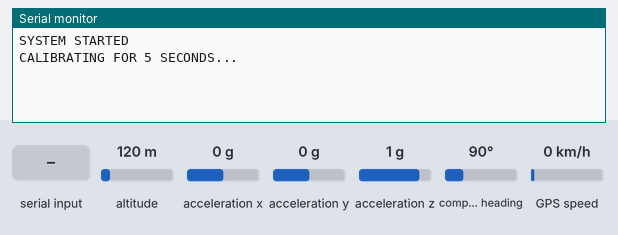
This sketch was run on a simulated ESP32. Shown: the last lines printed to the serial monitor. Wiring (inferred from the names in the program): MPU-6050 motion sensor at I2C address 0x68. The inputs (shaded band) are chosen by the test bench; at power-on: altitude 120 m, acceleration x 0 g, acceleration y 0 g, acceleration z 1 g, compass heading 90°, GPS speed 0 km/h. The GPS gets a fix after 3 s at 37.7749, -122.4194 with 8 satellites; nothing arrives over Bluetooth unless stated.

Above: at 1.2 s.
1.3 s: altitude set to 20 m
At 5.17 s:
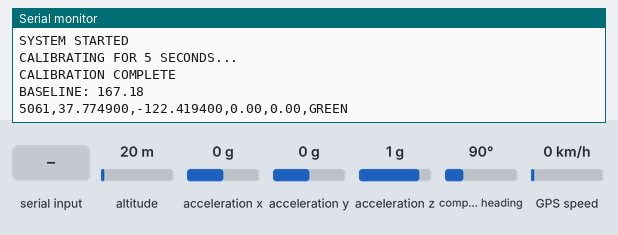
5.4 s: acceleration x set to -1.4 g
At 5.49 s:
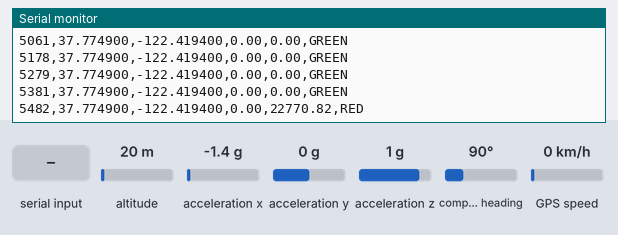
6.9 s: acceleration x set to -0.8 g
At 6.92 s:
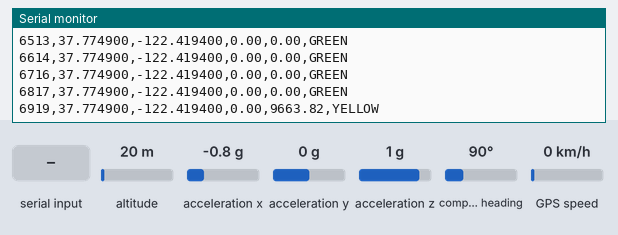
8.4 s: "1" received over the second serial link
At 9.41 s:
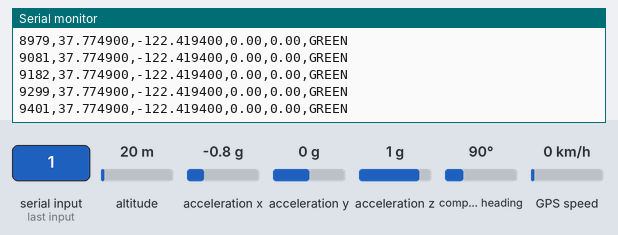
9.9 s: "0" received over the second serial link
At 10.54 s:
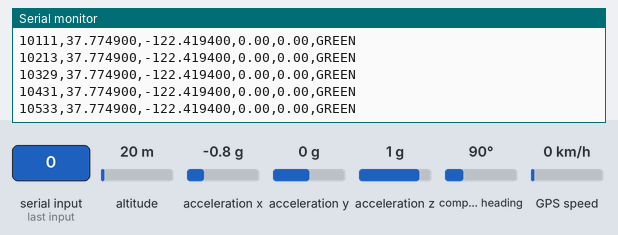
11.4 s: acceleration y set to -1.4 g
At 11.47 s:
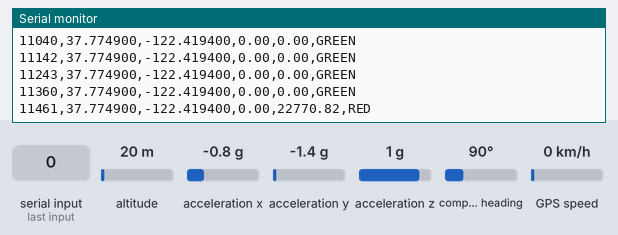
Timing chart, 0 to 13.9 s (numbered marks = the images above; inputs shaded):
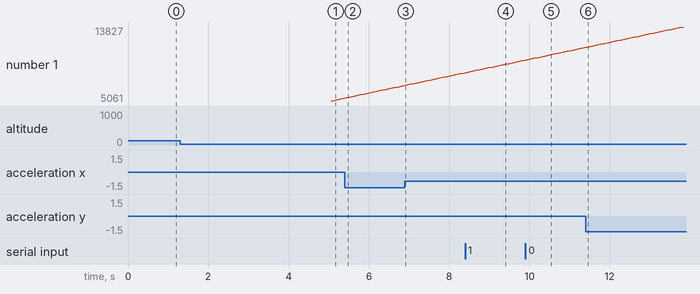

The sketch:

road_roughness.ino
```cpp
#include <Wire.h>
#include <TinyGPS++.h>
#include "BluetoothSerial.h"

BluetoothSerial SerialBT;
TinyGPSPlus gps;

HardwareSerial gpsSerial(2);

#define RXD2 16
#define TXD2 17

const int MPU = 0x68;

// Raw accel values
int16_t AcX, AcY, AcZ;

// Previous values
int16_t prevX = 0;
int16_t prevY = 0;
int16_t prevZ = 0;

// Current vibration
float vibrationDelta = 0;

// Baseline vibration
float baseline = 0;

// Effective vibration after calibration
float effectiveDelta = 0;

// Thresholds ABOVE baseline
const float GREEN_THRESHOLD = 7000;
const float YELLOW_THRESHOLD = 10000;

String roadClass = "GREEN";

// Calibration
bool calibrated = false;
unsigned long calibrationStart = 0;

float calibrationSum = 0;
int calibrationSamples = 0;

void setup() {

  Serial.begin(115200);

  SerialBT.begin("RoadSense_ESP32");

  Wire.begin(21, 22);

  gpsSerial.begin(9600, SERIAL_8N1, RXD2, TXD2);

  // Wake MPU6050
  Wire.beginTransmission(MPU);
  Wire.write(0x6B);
  Wire.write(0);
  Wire.endTransmission(true);

  Serial.println("SYSTEM STARTED");
  Serial.println("CALIBRATING FOR 5 SECONDS...");

  SerialBT.println("SYSTEM STARTED");
  SerialBT.println("CALIBRATING FOR 5 SECONDS...");

  calibrationStart = millis();
}

void loop() {

  // ---------------- GPS ----------------

  while (gpsSerial.available()) {
    gps.encode(gpsSerial.read());
  }

  // ---------------- MPU6050 ----------------

  Wire.beginTransmission(MPU);
  Wire.write(0x3B);
  Wire.endTransmission(false);

  Wire.requestFrom(MPU, 6, true);

  AcX = Wire.read() << 8 | Wire.read();
  AcY = Wire.read() << 8 | Wire.read();
  AcZ = Wire.read() << 8 | Wire.read();

  // ---------------- DELTA CALCULATION ----------------

  float dx = abs(AcX - prevX);
  float dy = abs(AcY - prevY);
  float dz = abs(AcZ - prevZ);

  vibrationDelta = sqrt(dx * dx + dy * dy + dz * dz);

  prevX = AcX;
  prevY = AcY;
  prevZ = AcZ;

  // ---------------- CALIBRATION PHASE ----------------

  if (!calibrated) {

    calibrationSum += vibrationDelta;
    calibrationSamples++;

    // 5-second calibration
    if (millis() - calibrationStart >= 5000) {

      baseline = calibrationSum / calibrationSamples;

      calibrated = true;

      Serial.println("CALIBRATION COMPLETE");
      Serial.print("BASELINE: ");
      Serial.println(baseline);

      SerialBT.println("CALIBRATION COMPLETE");
      SerialBT.print("BASELINE: ");
      SerialBT.println(baseline);
    }

    delay(50);
    return;
  }

  // ---------------- EFFECTIVE DELTA ----------------

  effectiveDelta = vibrationDelta - baseline;

  if (effectiveDelta < 0)
    effectiveDelta = 0;

  // ---------------- ROAD CLASSIFICATION ----------------

  if (effectiveDelta < GREEN_THRESHOLD) {

    roadClass = "GREEN";

  } else if (effectiveDelta < YELLOW_THRESHOLD) {

    roadClass = "YELLOW";

  } else {

    roadClass = "RED";
  }

  // ---------------- GPS DATA ----------------

  double lat = gps.location.lat();
  double lon = gps.location.lng();
  double speedKmph = gps.speed.kmph();

  // ---------------- TIMESTAMP ----------------

  unsigned long t = millis();

  // ---------------- CSV OUTPUT ----------------

  String dataLine = "";

  dataLine += String(t);
  dataLine += ",";

  dataLine += String(lat, 6);
  dataLine += ",";

  dataLine += String(lon, 6);
  dataLine += ",";

  dataLine += String(speedKmph, 2);
  dataLine += ",";

  dataLine += String(effectiveDelta, 2);
  dataLine += ",";

  dataLine += roadClass;

  // Serial Monitor
  Serial.println(dataLine);

  // Bluetooth
  SerialBT.println(dataLine);

  delay(100);
}
```

Measured:
- after the input at 5.4 s, the serial monitor: prints a new line after 0.08 s (image 2)
- after the input at 6.9 s, the serial monitor: prints a new line at once (image 3)
- after the input at 8.4 s, the serial monitor: prints a new line after 1.0 s (image 4)
- after the input at 9.9 s, the serial monitor: prints a new line after 0.63 s (image 5)
- after the input at 11.4 s, the serial monitor: prints a new line after 0.06 s (image 6)
